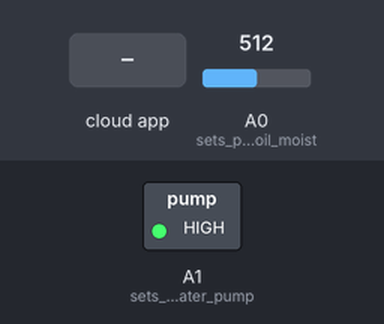
This sketch was run on a simulated Arduino MKR. On the bench: switched loads named in the sketch (green lamp = pin HIGH). The inputs (shaded band) are chosen by the test bench; at power-on: A0 (sets_pin_A0_to_soil_moist) = 512. WiFi joins after 1.5 s; servers stay silent unless stated; the Firebase database answers and starts empty; what the sketch prints to the serial monitor is not drawn.

Above: at 3.0 s.
3.1 s: the phone or cloud app sets WP to 1
At 4.8 s:
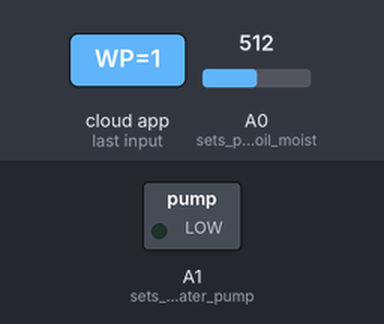
Timing chart, 0 to 6.4 s (numbered marks = the images above; inputs shaded):
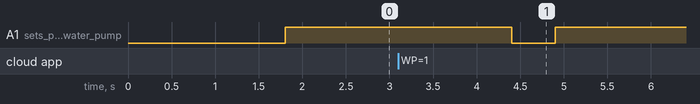

The sketch:

CarePlantArduino.ino
```cpp
#include <Firebase_Arduino_WiFiNINA.h>

#define FIREBASE_HOST "careplant-5c9eb-default-rtdb.firebaseio.com"
#define FIREBASE_AUTH "ystThqUUAtoM4Xj4oZn3NicjGQ0E89LvKx8vpcxY"
#define WIFI_SSID "Phone?"
#define WIFI_PASSWORD "crossword"
//#define WIFI_SSID "Lux Speed - IoT"
//#define WIFI_PASSWORD "SzKWMw9WS2vU"
//#define WIFI_SSID "erchealth00"
//#define WIFI_PASSWORD "Archie11"

FirebaseData firebaseData;

int i = 1;

void setup()
{
  Serial.begin(9600);
  Serial.print("Connecting to WiFi...");
  int status = WL_IDLE_STATUS;
  while (status != WL_CONNECTED)
  {
    status = WiFi.begin(WIFI_SSID, WIFI_PASSWORD); //inputs wifi ssid and password to connect
    Serial.print(".");
    delay(300);
  }
  Serial.print(" IP: ");
  Serial.println(WiFi.localIP()); //prints ip address
  Serial.println();

  Firebase.begin(FIREBASE_HOST, FIREBASE_AUTH, WIFI_SSID, WIFI_PASSWORD); //connects to firebase
  Firebase.reconnectWiFi(true); //tries to reconnect if failed

  pinMode(A1, OUTPUT); //sets pin A1 to water pump output
  pinMode(A0, INPUT); //sets pin A0 to soil moisture sensor input

  digitalWrite(A1, HIGH);
}


void loop()
{
  int val = 0;

  if (Firebase.getInt(firebaseData, "/WP")) //if we are able to get an integer from database, then read the payload value
  {
    if (firebaseData.dataType() == "int") //makes sure payload value returned from server is integer and prevents you from getting garbage data
    {
      val = firebaseData.intData(); //sets variable "val" to the recieved payload value
      Serial.println(val); //prints the payload value
    }
  }
  else //failed, then print out the error detail
  {
    Serial.println(firebaseData.errorReason());
  }

//////////

  if (val == 1) //if app button is clicked, turn on pump for _ seconds then change database value back to off
  {
    digitalWrite(A1, LOW);
    delay(500);
    digitalWrite(A1, HIGH);
    Firebase.setFloat(firebaseData, "/WP", 0);
  }
  else if (val == 0) //otherwise keep pump off
  {
    digitalWrite(A1, HIGH);
  }

//////////

  // float WAAM = ((2.48 / analogRead(A0)) - 0.72);
  float WAAM = (analogRead(A0));

  //Firebase.setTimestamp(firebaseData, "/Time");

  //firebaseData.payload()
  String x = "/Data/" + String(i);
  String y = x + "/time";

  Firebase.setFloat(firebaseData, (x + "/ML"), WAAM); // Send data to Firebase with specific path
  Firebase.setTimestamp(firebaseData, y);

  Serial.print("MOISTURE LEVEL: "); //prints "MOISTURE LEVEL: "
  Serial.print(WAAM); //prints moisture level
  Serial.println();

  i = i + 1;
//////////

  // if (WAAM < 300) //if water amount is below 300, turns on pump
  // {
  //   digitalWrite(A1, LOW);
  //   delay(500);
  //   digitalWrite(A1, HIGH);
  // }
  // else //if water amount is above 300, turns off pump
  // {
  //   digitalWrite(A1, HIGH);
  // }

//////////

  delay(2000);
  Serial.println(); //prints new line for spacing
}
```

Measured:
- after the input at 3.1 s, A1 (sets_pin_A1_to_water_pump): HIGH → LOW after 1.3 s, → HIGH 0.50 s later
